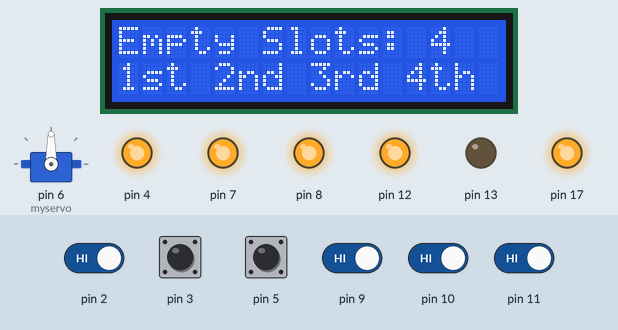
The sketch below on a simulated Arduino Uno, built with avr-gcc and run on an emulated ATmega328P. Shown: servo, 16×2 character LCD, output pins drawn as LEDs (lit = HIGH). Inputs (shaded band) come from the test bench; at power-on: pin 2, pin 3, pin 5, pin 9–11 HIGH.

Above: at 3.2 s.
3.3 s: pin 2 driven LOW
At 4.2 s:
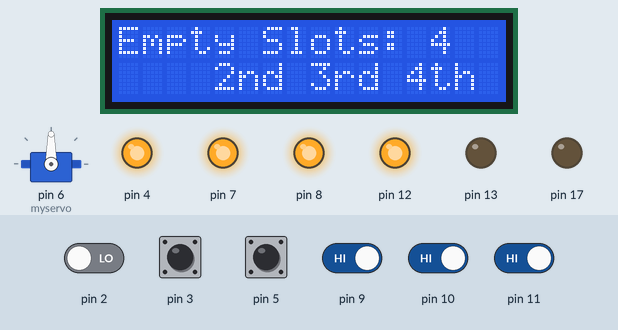
4.8 s: pin 9 driven LOW
At 5.3 s:
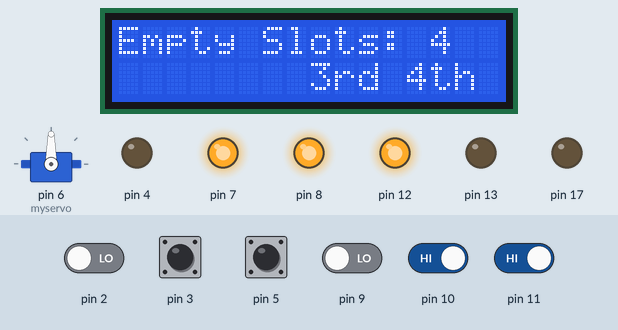
6.3 s: pin 10 driven LOW
At 7.5 s:
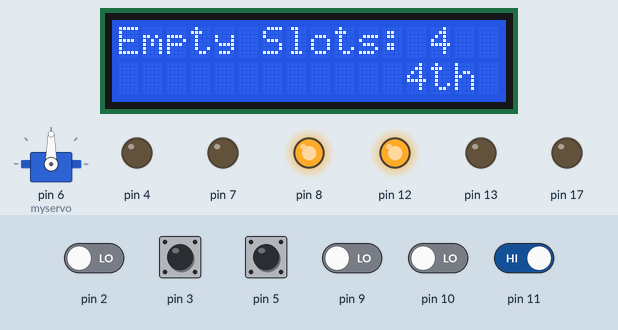
7.8 s: pin 11 driven LOW
At 8.6 s:
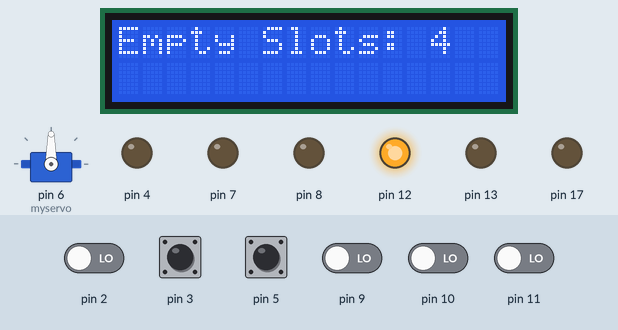
9.3 s: pin 2 driven HIGH
At 9.6 s:
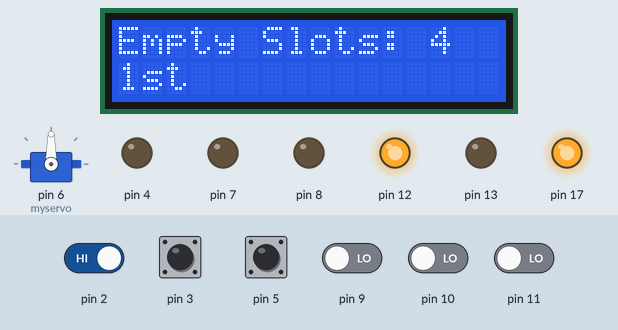
10.8 s: pin 9 driven HIGH
At 11.7 s:
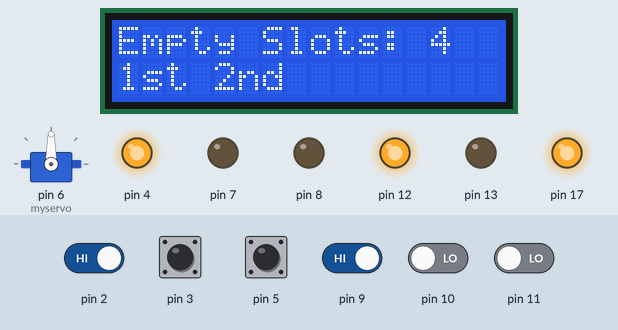
Timing chart, 0 to 13.3 s (numbered marks = the images above; inputs shaded):
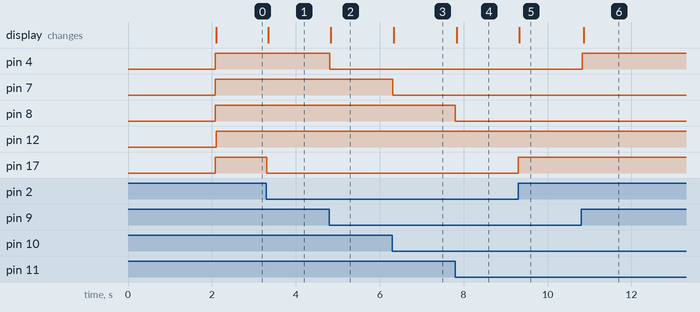

Measured:
- after the input at 3.3 s, pin 17: HIGH → LOW at once; the display: changes at once (image 1)
- after the input at 4.8 s, pin 4: HIGH → LOW at once; the display: changes at once (image 2)
- after the input at 6.3 s, pin 7: HIGH → LOW at once; the display: changes at once (image 3)
- after the input at 7.8 s, pin 8: HIGH → LOW at once; the display: changes at once (image 4)
- after the input at 9.3 s, pin 17: LOW → HIGH at once; the display: changes at once (image 5)
- after the input at 10.8 s, pin 4: LOW → HIGH at once; the display: changes after 0.06 s (image 6)

The sketch:

automatic_car_parking_system.ino
```cpp
#include <Servo.h>
#include <Wire.h>
#include <LiquidCrystal_I2C.h>
LiquidCrystal_I2C lcd(0x27, 16, 2);
Servo myservo;
int s1=0, s2=0, s3=0, s4=0;
int flag1=0, flag2=0;
int slot=4;
void setup() {
  Serial.begin(9600);
  pinMode (2,INPUT);
  pinMode (3,INPUT);
  pinMode (5,INPUT);
  pinMode (6,INPUT);
  pinMode (9,INPUT);
  pinMode (10,INPUT);
  pinMode (11,INPUT);
  pinMode (12,OUTPUT);
  pinMode (13,OUTPUT);
  pinMode (17,OUTPUT);
  pinMode (4,OUTPUT);
  pinMode (7,OUTPUT);
  pinMode (8,OUTPUT);
  myservo.attach(6);
  //myservo.write(90);
  lcd.init();
  lcd.backlight();
  lcd.setCursor(2,0);
  lcd.print("CAR  PARKING");
  delay(2000);
  lcd.clear();
  Read_Sensor();
  int total = s1+s2+s3+s4;
  slot=slot-total;
  }
void loop() {
  Read_Sensor();
  lcd.setCursor(0,0);
  lcd.print ("Empty Slots: ");
  lcd.print (slot);
  lcd.setCursor(0,1);
  if (s1==0)
  {lcd.print("1st");}
  else
  {lcd.print("   ");}
  lcd.setCursor(4,1);
  if (s2==0)
  {lcd.print("2nd");}
  else
  {lcd.print("   ");}
  lcd.setCursor(8,1);
  if (s3==0)
  {lcd.print("3rd");}
  else
  {lcd.print("   ");}
  lcd.setCursor(12,1);
  if (s4==0)
  {lcd.print("4th");}
  else
  {lcd.print("   ");}

  if (slot == 0 && flag1 == 0 && flag2 == 0)
  {
    digitalWrite(13, HIGH);
    digitalWrite(12, LOW);
  }
  if (slot>0 && flag1 == 0 && flag2 == 0)
  {
    digitalWrite(12, HIGH);
    digitalWrite(13, LOW);
  }
  if (digitalRead(3) == 0 && flag1 == 0)
  {
    if (slot>0)
    {
      flag1=1;
      if (flag2 == 0)
      {
        myservo.write(180);
        delay (500);
        slot=slot-1;
      }
    }
    else
    {
      lcd.clear();
      lcd.setCursor(4,0);
      lcd.print ("Sorry,");
      lcd.setCursor(0,1);
      lcd.print ("Parking is full");
      delay (3000);
      lcd.clear();
    }
  }
  if (digitalRead(5) == 0 && flag2 == 0)
  {
    flag2 = 1;
    if (flag1 == 0)
    {
      myservo.write(180);
      delay (250);
      slot=slot+1;
      digitalWrite(13, HIGH);
      digitalWrite(12, LOW);
    }
  }
  if (flag1 == 1 && flag2 == 1)
  {
    myservo.write(90);
    delay (500);
    if (digitalRead(5)==1)
    {
      flag1=0;
      flag2=0;
      digitalWrite(12, HIGH);
      digitalWrite(13, LOW);
    }
  }
  delay(1);}
void Read_Sensor() {
  s1=0, s2=0, s3=0, s4=0;
  if (digitalRead(2)==0)
  {
    s1=1;
    digitalWrite (17,LOW);
  }
  else
  {
    s1=0;
    digitalWrite (17,HIGH);
  }
  if (digitalRead(9)==0)
  {
    s2=1;
    digitalWrite (4,LOW);
  }
  else
  {
    s2=0;
    digitalWrite (4,HIGH);
  }
  if (digitalRead(10)==0)
  {
    s3=1;
    digitalWrite (7,LOW);
  }
  else
  {
    s3=0;
    digitalWrite (7,HIGH);
  }
  if (digitalRead(11)==0)
  {
    s4=1;
    digitalWrite (8,LOW);
  }
  else
  {
    s4=0;
    digitalWrite (8,HIGH);
  }

}
```
